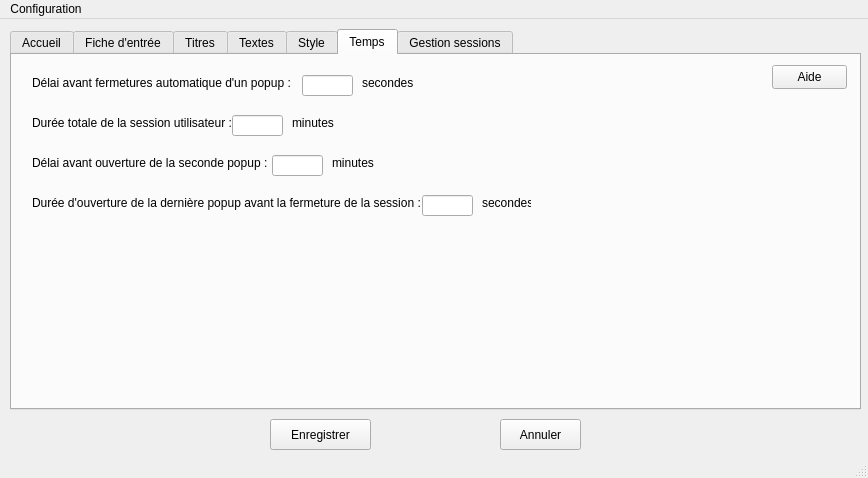
<?xml version="1.0" encoding="UTF-8"?>
<ui version="4.0">
 <class>Configuration</class>
 <widget class="QMainWindow" name="Configuration">
  <property name="geometry">
   <rect>
    <x>0</x>
    <y>0</y>
    <width>868</width>
    <height>478</height>
   </rect>
  </property>
  <property name="windowTitle">
   <string>MainWindow</string>
  </property>
  <widget class="QWidget" name="centralwidget">
   <widget class="QTabWidget" name="onglet">
    <property name="geometry">
     <rect>
      <x>10</x>
      <y>10</y>
      <width>851</width>
      <height>381</height>
     </rect>
    </property>
    <property name="currentIndex">
     <number>5</number>
    </property>
    <widget class="QWidget" name="accueil">
     <attribute name="title">
      <string>Accueil</string>
     </attribute>
     <widget class="QCheckBox" name="activation">
      <property name="geometry">
       <rect>
        <x>20</x>
        <y>60</y>
        <width>361</width>
        <height>31</height>
       </rect>
      </property>
      <property name="text">
       <string>Activer Session Manager sur l'ordinateur pour l'utilisateur visé.</string>
      </property>
     </widget>
     <widget class="QPushButton" name="aide_accueil">
      <property name="geometry">
       <rect>
        <x>760</x>
        <y>10</y>
        <width>75</width>
        <height>24</height>
       </rect>
      </property>
      <property name="text">
       <string>Aide</string>
      </property>
     </widget>
     <widget class="QLabel" name="retour_activation">
      <property name="geometry">
       <rect>
        <x>40</x>
        <y>100</y>
        <width>791</width>
        <height>21</height>
       </rect>
      </property>
      <property name="text">
       <string>Résultat de la création du raccourci dans le dossier Démarrage ...</string>
      </property>
     </widget>
     <widget class="QComboBox" name="comboBox">
      <property name="geometry">
       <rect>
        <x>170</x>
        <y>20</y>
        <width>141</width>
        <height>22</height>
       </rect>
      </property>
     </widget>
     <widget class="QLabel" name="user_session">
      <property name="geometry">
       <rect>
        <x>20</x>
        <y>20</y>
        <width>151</width>
        <height>16</height>
       </rect>
      </property>
      <property name="text">
       <string>Choix de l'utilisateur visé :</string>
      </property>
     </widget>
     <widget class="QPushButton" name="gpupdate">
      <property name="geometry">
       <rect>
        <x>20</x>
        <y>140</y>
        <width>301</width>
        <height>24</height>
       </rect>
      </property>
      <property name="text">
       <string>Recharger les stratégies de groupe locales</string>
      </property>
     </widget>
     <widget class="QLabel" name="retour_gpupdate">
      <property name="geometry">
       <rect>
        <x>40</x>
        <y>180</y>
        <width>781</width>
        <height>16</height>
       </rect>
      </property>
      <property name="text">
       <string>Résultat du rechargement des stratégies de groupe ...</string>
      </property>
     </widget>
    </widget>
    <widget class="QWidget" name="formulaire">
     <attribute name="title">
      <string>Fiche d'entrée</string>
     </attribute>
     <widget class="QCheckBox" name="activation_fiche">
      <property name="geometry">
       <rect>
        <x>20</x>
        <y>20</y>
        <width>491</width>
        <height>20</height>
       </rect>
      </property>
      <property name="text">
       <string>Activer la fiche d'entrée demandant les informations personnelles</string>
      </property>
     </widget>
     <widget class="QCheckBox" name="log_fiche">
      <property name="geometry">
       <rect>
        <x>20</x>
        <y>60</y>
        <width>491</width>
        <height>20</height>
       </rect>
      </property>
      <property name="text">
       <string>Stocker les informations données dans la fiche d'entrée dans un document excel</string>
      </property>
     </widget>
     <widget class="QGroupBox" name="Informations">
      <property name="geometry">
       <rect>
        <x>10</x>
        <y>100</y>
        <width>821</width>
        <height>241</height>
       </rect>
      </property>
      <property name="title">
       <string>Informations requises</string>
      </property>
      <widget class="QCheckBox" name="fiche_nom">
       <property name="geometry">
        <rect>
         <x>20</x>
         <y>40</y>
         <width>181</width>
         <height>20</height>
        </rect>
       </property>
       <property name="text">
        <string>Nom de famille + prénom</string>
       </property>
      </widget>
      <widget class="QCheckBox" name="fiche_mail">
       <property name="geometry">
        <rect>
         <x>20</x>
         <y>80</y>
         <width>221</width>
         <height>20</height>
        </rect>
       </property>
       <property name="text">
        <string>Adresse mail</string>
       </property>
      </widget>
      <widget class="QCheckBox" name="fiche_adresse">
       <property name="geometry">
        <rect>
         <x>20</x>
         <y>120</y>
         <width>241</width>
         <height>20</height>
        </rect>
       </property>
       <property name="text">
        <string>Adresse postale</string>
       </property>
      </widget>
      <widget class="QCheckBox" name="fiche_telephone">
       <property name="geometry">
        <rect>
         <x>20</x>
         <y>160</y>
         <width>241</width>
         <height>20</height>
        </rect>
       </property>
       <property name="text">
        <string>Numéro de téléphone</string>
       </property>
      </widget>
      <widget class="QCheckBox" name="fiche_duree_session">
       <property name="geometry">
        <rect>
         <x>410</x>
         <y>40</y>
         <width>241</width>
         <height>20</height>
        </rect>
       </property>
       <property name="text">
        <string>Choix du durée de la session</string>
       </property>
      </widget>
      <widget class="QCheckBox" name="fiche_15min">
       <property name="geometry">
        <rect>
         <x>440</x>
         <y>70</y>
         <width>221</width>
         <height>20</height>
        </rect>
       </property>
       <property name="text">
        <string>15 minutes</string>
       </property>
      </widget>
      <widget class="QCheckBox" name="fiche_30min">
       <property name="geometry">
        <rect>
         <x>440</x>
         <y>100</y>
         <width>241</width>
         <height>20</height>
        </rect>
       </property>
       <property name="text">
        <string>30 minutes</string>
       </property>
      </widget>
      <widget class="QCheckBox" name="fiche_1h">
       <property name="geometry">
        <rect>
         <x>440</x>
         <y>130</y>
         <width>231</width>
         <height>20</height>
        </rect>
       </property>
       <property name="text">
        <string>1 heure</string>
       </property>
      </widget>
      <widget class="QCheckBox" name="fiche_bouton_reglement">
       <property name="geometry">
        <rect>
         <x>20</x>
         <y>200</y>
         <width>281</width>
         <height>20</height>
        </rect>
       </property>
       <property name="text">
        <string>Afficher le bouton vers le réglement intérieur</string>
       </property>
      </widget>
      <widget class="QCheckBox" name="fiche_reglement">
       <property name="geometry">
        <rect>
         <x>410</x>
         <y>160</y>
         <width>351</width>
         <height>20</height>
        </rect>
       </property>
       <property name="text">
        <string>Afficher la checkbox pour accepter le réglement intérieur</string>
       </property>
      </widget>
     </widget>
    </widget>
    <widget class="QWidget" name="titres">
     <attribute name="title">
      <string>Titres</string>
     </attribute>
     <widget class="QPushButton" name="aide_titres">
      <property name="geometry">
       <rect>
        <x>760</x>
        <y>10</y>
        <width>75</width>
        <height>24</height>
       </rect>
      </property>
      <property name="text">
       <string>Aide</string>
      </property>
     </widget>
     <widget class="QLabel" name="label_titre_1">
      <property name="geometry">
       <rect>
        <x>20</x>
        <y>20</y>
        <width>151</width>
        <height>16</height>
       </rect>
      </property>
      <property name="text">
       <string>Titre du premier popup :</string>
      </property>
     </widget>
     <widget class="QLabel" name="label_titre_2">
      <property name="geometry">
       <rect>
        <x>20</x>
        <y>60</y>
        <width>131</width>
        <height>16</height>
       </rect>
      </property>
      <property name="text">
       <string>Titre du second popup :</string>
      </property>
     </widget>
     <widget class="QLabel" name="label_titre__3">
      <property name="geometry">
       <rect>
        <x>20</x>
        <y>100</y>
        <width>141</width>
        <height>16</height>
       </rect>
      </property>
      <property name="text">
       <string>Titre du troisième popup :</string>
      </property>
     </widget>
     <widget class="QLineEdit" name="titre_popup_1">
      <property name="geometry">
       <rect>
        <x>160</x>
        <y>20</y>
        <width>431</width>
        <height>21</height>
       </rect>
      </property>
     </widget>
     <widget class="QLineEdit" name="titre_popup_2">
      <property name="geometry">
       <rect>
        <x>160</x>
        <y>60</y>
        <width>431</width>
        <height>21</height>
       </rect>
      </property>
     </widget>
     <widget class="QLineEdit" name="titre_popup_3">
      <property name="geometry">
       <rect>
        <x>160</x>
        <y>100</y>
        <width>431</width>
        <height>21</height>
       </rect>
      </property>
     </widget>
     <widget class="QLabel" name="label_18">
      <property name="geometry">
       <rect>
        <x>20</x>
        <y>140</y>
        <width>161</width>
        <height>16</height>
       </rect>
      </property>
      <property name="text">
       <string>Titre du popup de fermeture :</string>
      </property>
     </widget>
     <widget class="QLineEdit" name="titre_popup_4">
      <property name="geometry">
       <rect>
        <x>180</x>
        <y>140</y>
        <width>421</width>
        <height>21</height>
       </rect>
      </property>
     </widget>
    </widget>
    <widget class="QWidget" name="textes">
     <attribute name="title">
      <string>Textes</string>
     </attribute>
     <widget class="QPushButton" name="aide_textes">
      <property name="geometry">
       <rect>
        <x>760</x>
        <y>10</y>
        <width>75</width>
        <height>24</height>
       </rect>
      </property>
      <property name="text">
       <string>Aide</string>
      </property>
     </widget>
     <widget class="QTabWidget" name="onglet_popup">
      <property name="geometry">
       <rect>
        <x>10</x>
        <y>40</y>
        <width>831</width>
        <height>311</height>
       </rect>
      </property>
      <property name="currentIndex">
       <number>3</number>
      </property>
      <widget class="QWidget" name="onglet_popup_1">
       <attribute name="title">
        <string>Premier popup</string>
       </attribute>
       <widget class="QLabel" name="label_text_1">
        <property name="geometry">
         <rect>
          <x>10</x>
          <y>10</y>
          <width>211</width>
          <height>16</height>
         </rect>
        </property>
        <property name="text">
         <string>Texte affiché dans le premier popup :</string>
        </property>
       </widget>
       <widget class="QPlainTextEdit" name="text_popup_1">
        <property name="geometry">
         <rect>
          <x>10</x>
          <y>40</y>
          <width>811</width>
          <height>241</height>
         </rect>
        </property>
        <property name="horizontalScrollBarPolicy">
         <enum>Qt::ScrollBarAlwaysOff</enum>
        </property>
       </widget>
      </widget>
      <widget class="QWidget" name="onglet_popup_2">
       <attribute name="title">
        <string>Second popup</string>
       </attribute>
       <widget class="QLabel" name="label_text_2">
        <property name="geometry">
         <rect>
          <x>10</x>
          <y>10</y>
          <width>301</width>
          <height>16</height>
         </rect>
        </property>
        <property name="text">
         <string>Texte affiché dans le second popup :</string>
        </property>
       </widget>
       <widget class="QPlainTextEdit" name="text_popup_2">
        <property name="geometry">
         <rect>
          <x>10</x>
          <y>40</y>
          <width>811</width>
          <height>241</height>
         </rect>
        </property>
        <property name="horizontalScrollBarPolicy">
         <enum>Qt::ScrollBarAlwaysOff</enum>
        </property>
       </widget>
      </widget>
      <widget class="QWidget" name="onglet_popup_3">
       <attribute name="title">
        <string>Troisième popup</string>
       </attribute>
       <widget class="QLabel" name="label_popup_3">
        <property name="geometry">
         <rect>
          <x>10</x>
          <y>10</y>
          <width>211</width>
          <height>16</height>
         </rect>
        </property>
        <property name="text">
         <string>Texte affiché dans le troisième popup :</string>
        </property>
       </widget>
       <widget class="QPlainTextEdit" name="text_popup_3">
        <property name="geometry">
         <rect>
          <x>10</x>
          <y>40</y>
          <width>811</width>
          <height>241</height>
         </rect>
        </property>
        <property name="horizontalScrollBarPolicy">
         <enum>Qt::ScrollBarAlwaysOff</enum>
        </property>
       </widget>
      </widget>
      <widget class="QWidget" name="onglet_popup_4">
       <attribute name="title">
        <string>Popup de femerture</string>
       </attribute>
       <widget class="QLabel" name="label_16">
        <property name="geometry">
         <rect>
          <x>10</x>
          <y>10</y>
          <width>301</width>
          <height>16</height>
         </rect>
        </property>
        <property name="text">
         <string>Texte affiché dans le popup de fermeture de session :</string>
        </property>
       </widget>
       <widget class="QPlainTextEdit" name="text_popup_4">
        <property name="geometry">
         <rect>
          <x>10</x>
          <y>40</y>
          <width>811</width>
          <height>241</height>
         </rect>
        </property>
        <property name="horizontalScrollBarPolicy">
         <enum>Qt::ScrollBarAlwaysOff</enum>
        </property>
       </widget>
      </widget>
     </widget>
    </widget>
    <widget class="QWidget" name="style">
     <attribute name="title">
      <string>Style</string>
     </attribute>
     <widget class="QPushButton" name="aide_style">
      <property name="geometry">
       <rect>
        <x>760</x>
        <y>10</y>
        <width>75</width>
        <height>24</height>
       </rect>
      </property>
      <property name="text">
       <string>Aide</string>
      </property>
     </widget>
     <widget class="QLabel" name="label">
      <property name="geometry">
       <rect>
        <x>20</x>
        <y>20</y>
        <width>121</width>
        <height>16</height>
       </rect>
      </property>
      <property name="text">
       <string>Largeur des popups :</string>
      </property>
     </widget>
     <widget class="QLineEdit" name="largeur_popup">
      <property name="geometry">
       <rect>
        <x>150</x>
        <y>20</y>
        <width>113</width>
        <height>21</height>
       </rect>
      </property>
     </widget>
     <widget class="QLabel" name="label_2">
      <property name="geometry">
       <rect>
        <x>270</x>
        <y>20</y>
        <width>49</width>
        <height>16</height>
       </rect>
      </property>
      <property name="text">
       <string>pixels</string>
      </property>
     </widget>
     <widget class="QLabel" name="label_3">
      <property name="geometry">
       <rect>
        <x>20</x>
        <y>60</y>
        <width>121</width>
        <height>16</height>
       </rect>
      </property>
      <property name="text">
       <string>Hauteur des popups :</string>
      </property>
     </widget>
     <widget class="QLineEdit" name="hauteur_popup">
      <property name="geometry">
       <rect>
        <x>150</x>
        <y>60</y>
        <width>113</width>
        <height>21</height>
       </rect>
      </property>
     </widget>
     <widget class="QLabel" name="label_4">
      <property name="geometry">
       <rect>
        <x>270</x>
        <y>60</y>
        <width>49</width>
        <height>16</height>
       </rect>
      </property>
      <property name="text">
       <string>pixels</string>
      </property>
     </widget>
     <widget class="QLabel" name="label_5">
      <property name="geometry">
       <rect>
        <x>20</x>
        <y>100</y>
        <width>121</width>
        <height>16</height>
       </rect>
      </property>
      <property name="text">
       <string>Police de caractères :</string>
      </property>
     </widget>
     <widget class="QComboBox" name="police">
      <property name="geometry">
       <rect>
        <x>150</x>
        <y>100</y>
        <width>171</width>
        <height>22</height>
       </rect>
      </property>
     </widget>
     <widget class="QLabel" name="label_6">
      <property name="geometry">
       <rect>
        <x>20</x>
        <y>140</y>
        <width>171</width>
        <height>16</height>
       </rect>
      </property>
      <property name="text">
       <string>Taille de la police de caractère :</string>
      </property>
     </widget>
     <widget class="QLineEdit" name="taille_police">
      <property name="geometry">
       <rect>
        <x>190</x>
        <y>140</y>
        <width>71</width>
        <height>21</height>
       </rect>
      </property>
     </widget>
     <widget class="QLabel" name="label_7">
      <property name="geometry">
       <rect>
        <x>270</x>
        <y>140</y>
        <width>49</width>
        <height>16</height>
       </rect>
      </property>
      <property name="text">
       <string>pixels</string>
      </property>
     </widget>
    </widget>
    <widget class="QWidget" name="temps">
     <attribute name="title">
      <string>Temps</string>
     </attribute>
     <widget class="QPushButton" name="aide_temps">
      <property name="geometry">
       <rect>
        <x>760</x>
        <y>10</y>
        <width>75</width>
        <height>24</height>
       </rect>
      </property>
      <property name="text">
       <string>Aide</string>
      </property>
     </widget>
     <widget class="QLabel" name="label_8">
      <property name="geometry">
       <rect>
        <x>20</x>
        <y>20</y>
        <width>271</width>
        <height>16</height>
       </rect>
      </property>
      <property name="text">
       <string>Délai avant fermetures automatique d'un popup :</string>
      </property>
     </widget>
     <widget class="QLineEdit" name="delai_fermeture">
      <property name="geometry">
       <rect>
        <x>290</x>
        <y>20</y>
        <width>51</width>
        <height>21</height>
       </rect>
      </property>
     </widget>
     <widget class="QLabel" name="label_9">
      <property name="geometry">
       <rect>
        <x>350</x>
        <y>20</y>
        <width>61</width>
        <height>16</height>
       </rect>
      </property>
      <property name="text">
       <string>secondes</string>
      </property>
     </widget>
     <widget class="QLabel" name="label_10">
      <property name="geometry">
       <rect>
        <x>20</x>
        <y>60</y>
        <width>231</width>
        <height>16</height>
       </rect>
      </property>
      <property name="text">
       <string>Durée totale de la session utilisateur :</string>
      </property>
     </widget>
     <widget class="QLineEdit" name="duree_session">
      <property name="geometry">
       <rect>
        <x>220</x>
        <y>60</y>
        <width>51</width>
        <height>21</height>
       </rect>
      </property>
     </widget>
     <widget class="QLabel" name="label_11">
      <property name="geometry">
       <rect>
        <x>280</x>
        <y>60</y>
        <width>49</width>
        <height>16</height>
       </rect>
      </property>
      <property name="text">
       <string>minutes</string>
      </property>
     </widget>
     <widget class="QLabel" name="label_12">
      <property name="geometry">
       <rect>
        <x>20</x>
        <y>100</y>
        <width>241</width>
        <height>16</height>
       </rect>
      </property>
      <property name="text">
       <string>Délai avant ouverture de la seconde popup :</string>
      </property>
     </widget>
     <widget class="QLineEdit" name="timer_second_popup">
      <property name="geometry">
       <rect>
        <x>260</x>
        <y>100</y>
        <width>51</width>
        <height>21</height>
       </rect>
      </property>
     </widget>
     <widget class="QLabel" name="label_13">
      <property name="geometry">
       <rect>
        <x>320</x>
        <y>100</y>
        <width>49</width>
        <height>16</height>
       </rect>
      </property>
      <property name="text">
       <string>minutes</string>
      </property>
     </widget>
     <widget class="QLabel" name="label_14">
      <property name="geometry">
       <rect>
        <x>20</x>
        <y>140</y>
        <width>391</width>
        <height>16</height>
       </rect>
      </property>
      <property name="text">
       <string>Durée d'ouverture de la dernière popup avant la fermeture de la session :</string>
      </property>
     </widget>
     <widget class="QLineEdit" name="timer_dernier_popup">
      <property name="geometry">
       <rect>
        <x>410</x>
        <y>140</y>
        <width>51</width>
        <height>21</height>
       </rect>
      </property>
     </widget>
     <widget class="QLabel" name="label_15">
      <property name="geometry">
       <rect>
        <x>470</x>
        <y>140</y>
        <width>49</width>
        <height>16</height>
       </rect>
      </property>
      <property name="text">
       <string>secondes</string>
      </property>
     </widget>
    </widget>
    <widget class="QWidget" name="gestion">
     <attribute name="title">
      <string>Gestion sessions</string>
     </attribute>
     <widget class="QPushButton" name="aide_gestion">
      <property name="geometry">
       <rect>
        <x>760</x>
        <y>10</y>
        <width>75</width>
        <height>24</height>
       </rect>
      </property>
      <property name="text">
       <string>Aide</string>
      </property>
     </widget>
     <widget class="QLabel" name="label_17">
      <property name="geometry">
       <rect>
        <x>20</x>
        <y>20</y>
        <width>171</width>
        <height>16</height>
       </rect>
      </property>
      <property name="text">
       <string>Type de fermeture de session :</string>
      </property>
     </widget>
     <widget class="QComboBox" name="fermeture_session">
      <property name="geometry">
       <rect>
        <x>190</x>
        <y>20</y>
        <width>161</width>
        <height>22</height>
       </rect>
      </property>
     </widget>
     <widget class="QCheckBox" name="activation_fermeture">
      <property name="geometry">
       <rect>
        <x>20</x>
        <y>60</y>
        <width>361</width>
        <height>20</height>
       </rect>
      </property>
      <property name="text">
       <string>Activer le popup bloqué, plein écran, à la fermeture de la session</string>
      </property>
     </widget>
    </widget>
   </widget>
   <widget class="QPushButton" name="Enregistrer">
    <property name="geometry">
     <rect>
      <x>270</x>
      <y>400</y>
      <width>101</width>
      <height>31</height>
     </rect>
    </property>
    <property name="text">
     <string>Enregistrer</string>
    </property>
   </widget>
   <widget class="QPushButton" name="annuler">
    <property name="geometry">
     <rect>
      <x>500</x>
      <y>400</y>
      <width>81</width>
      <height>31</height>
     </rect>
    </property>
    <property name="text">
     <string>Annuler</string>
    </property>
   </widget>
  </widget>
  <widget class="QMenuBar" name="menubar">
   <property name="geometry">
    <rect>
     <x>0</x>
     <y>0</y>
     <width>868</width>
     <height>22</height>
    </rect>
   </property>
   <widget class="QMenu" name="menuConfiguration">
    <property name="title">
     <string>Configuration</string>
    </property>
   </widget>
   <addaction name="menuConfiguration"/>
  </widget>
  <widget class="QStatusBar" name="statusbar"/>
 </widget>
 <resources/>
 <connections/>
</ui>
